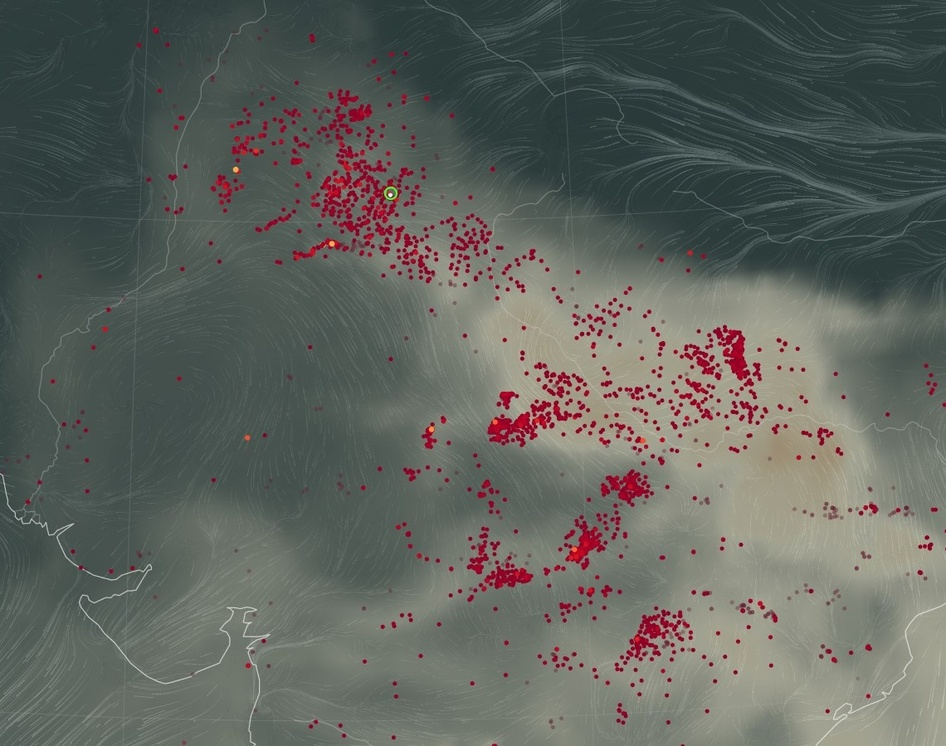
#> input picture src/fire_points_northern_india.jpg, 946 x 746 px, shrunk from 1140 x 899 before the run
$ python fire_cluster_earthnull.py
#> lines starting #> are read from the running program, lines starting #| are printed output that depends on the picture; after the words box and inside, x2 and y2 are one past the last pixel; in counts of white or black regions, pixels touching at a corner belong together
import cv2
import numpy as np
from sklearn.cluster import DBSCAN
import matplotlib.pyplot as plt

def detect_fire_clusters(image_path):
    # Read the image
#> called with image_path = 'fire_points_northern_india.jpg'
    img = cv2.imread(image_path)
#> img is the input picture: shape (746, 946, 3); mean B, G, R 93.8, 99.7, 95.8
    if img is None:
        raise ValueError("Could not read the image")
    else:
        print("Image loaded successfully by OpenCV")

    # Convert to HSV color space
    hsv = cv2.cvtColor(img, cv2.COLOR_BGR2HSV)
#> hsv: shape (746, 946, 3); mean H, S, V 69.3, 43.3, 104.6

    # Define range for red color (fire points)
    lower_red1 = np.array([0, 120, 70])
    upper_red1 = np.array([10, 255, 255])
    lower_red2 = np.array([170, 120, 70])
    upper_red2 = np.array([180, 255, 255])

    # Create masks for red regions
    mask1 = cv2.inRange(hsv, lower_red1, upper_red1)
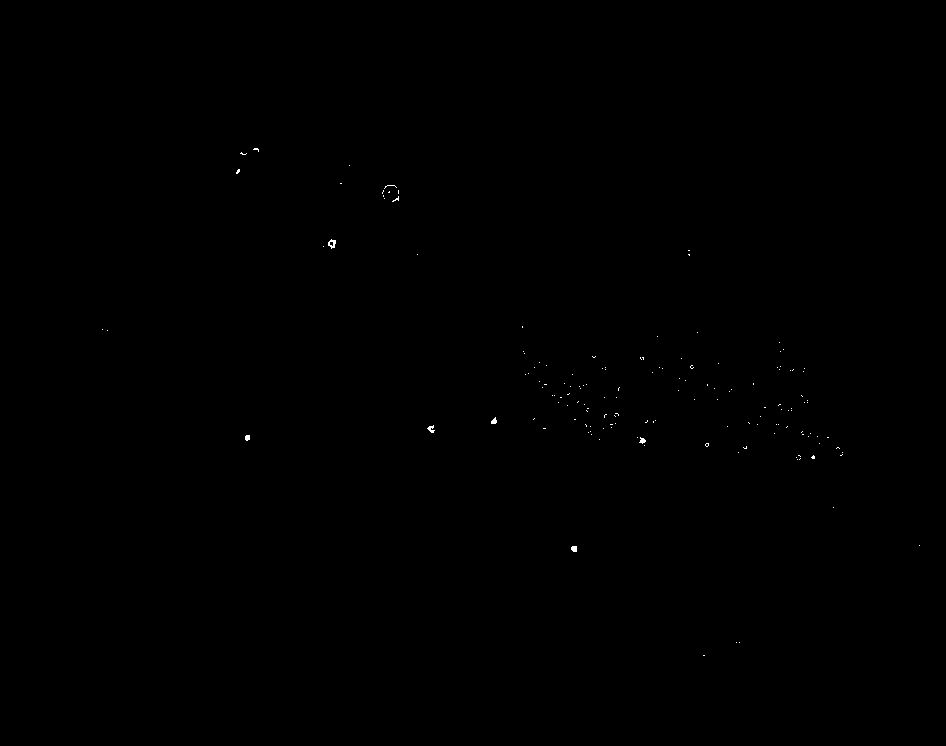
#> mask1: shape (746, 946); 0.07% white in thin lines or dots, all inside (x1, y1, x2, y2) = (102, 148, 920, 656)
    mask2 = cv2.inRange(hsv, lower_red2, upper_red2)
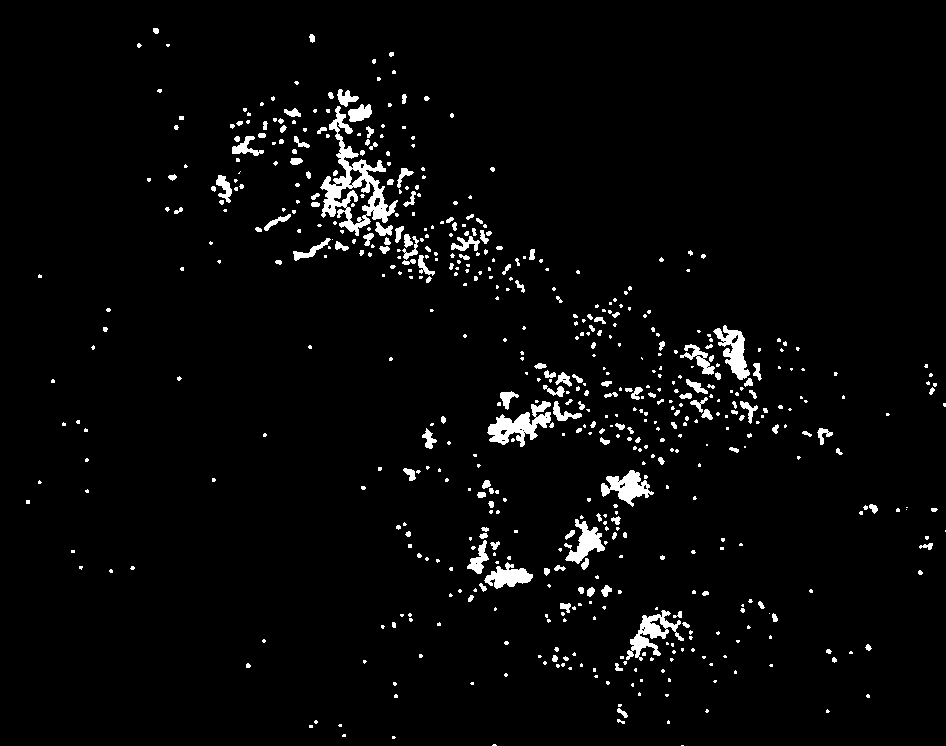
#> mask2: shape (746, 946); 3.3% white; 588 white regions (406 under 20 px), largest, box (x1, y1, x2, y2) and area: (320, 106, 398, 236) 2868, (487, 401, 551, 447) 1285, (626, 610, 684, 661) 1024
    mask = mask1 + mask2
#> mask: shape (746, 946); 3.3% white; 585 white regions (404 under 20 px), largest, box (x1, y1, x2, y2) and area: (320, 106, 414, 236) 3063, (487, 401, 551, 447) 1318, (626, 610, 684, 661) 1024

    # Find coordinates of fire points
    fire_points = np.column_stack(np.where(mask > 0))
#> fire_points = 23548 pairs, first value 28 to 745, second value 26 to 945

    if len(fire_points) == 0:
        raise ValueError("No fire points detected")
    else:
        print("fire points detected:"+str(len(fire_points)))
#| fire points detected:23548
    # Cluster the fire points using DBSCAN
    clustering = DBSCAN(eps=30, min_samples=5).fit(fire_points)

    # Get unique clusters
    n_clusters = len(set(clustering.labels_)) - (1 if -1 in clustering.labels_ else 0)
#> n_clusters = 40

    # Create figure with two subplots for verification
    fig, (ax1, ax2) = plt.subplots(1, 2, figsize=(20, 10))

    # Plot original image with clusters
    ax1.imshow(cv2.cvtColor(img, cv2.COLOR_BGR2RGB))
    ax1.set_title('Original Image with Clusters')

    # Plot clusters with different colors
    colors = plt.cm.rainbow(np.linspace(0, 1, n_clusters))
    for i, color in enumerate(colors):
        cluster_points = fire_points[clustering.labels_ == i]
        ax1.scatter(cluster_points[:, 1], cluster_points[:, 0],
                   color=color, alpha=0.6, s=50)

    # Plot mask for verification
    ax2.imshow(mask, cmap='gray')
    ax2.set_title('Fire Detection Mask')

    # Add cluster statistics
    cluster_sizes = []
    for i in range(n_clusters):
        cluster_size = np.sum(clustering.labels_ == i)
        cluster_sizes.append(cluster_size)
#> this loop made 40 passes
#> cluster_size on passes 1 to 12: 58, 40, 22109, 16, 39, 114, 19, 22, 69, 14, 13, 52
#> after the loop, cluster_sizes = 40 values, max 22109 at index 2, min 8 at index 39, mean 588.7

    plt.suptitle(f'Detected Fire Clusters: {n_clusters}\n'
                 f'Total Fire Points: {len(fire_points)}\n'
                 f'Average Cluster Size: {np.mean(cluster_sizes):.1f} points')

    # Remove axes for cleaner visualization
    ax1.axis('off')
    ax2.axis('off')

    # Ensure tight layout
    plt.tight_layout()

    return {
        'total_clusters': n_clusters,
        'cluster_sizes': cluster_sizes,
        'total_fire_points': len(fire_points),
        'visualization': plt,
        'mask': mask,
        'labeled_clusters': clustering.labels_
    }

def verify_overlay(result):
    """
    Print verification statistics about the clustering
    """
    print(f"Verification Results:")
    print(f"- Total number of clusters: {result['total_clusters']}")
    print(f"- Total fire points detected: {result['total_fire_points']}")
    print(f"- Cluster sizes: {result['cluster_sizes']}")
    print(f"- Average cluster size: {np.mean(result['cluster_sizes']):.1f}")
    print(f"- Largest cluster size: {max(result['cluster_sizes'])}")
    print(f"- Smallest cluster size: {min(result['cluster_sizes'])}")

# Example usage
result = detect_fire_clusters('fire_points_northern_india.jpg')
#> result = 6 items
verify_overlay(result)
#| - Total number of clusters: 40
#| - Total fire points detected: 23548
#| - Cluster sizes: [58, 40, 22109, 16, 39, 114, 19, 22, 69, 14, 13, 52, 12, 13, 13, 91, 23, 16, 14, 10, 65, 39, 14, 27, 218, 70, 52, 13, 32, 28, 84, 14, 11, 27, 10, 13, 11, 45, 10, 8]
#| - Average cluster size: 588.7
#| - Largest cluster size: 22109
#| - Smallest cluster size: 8
result['visualization'].show()
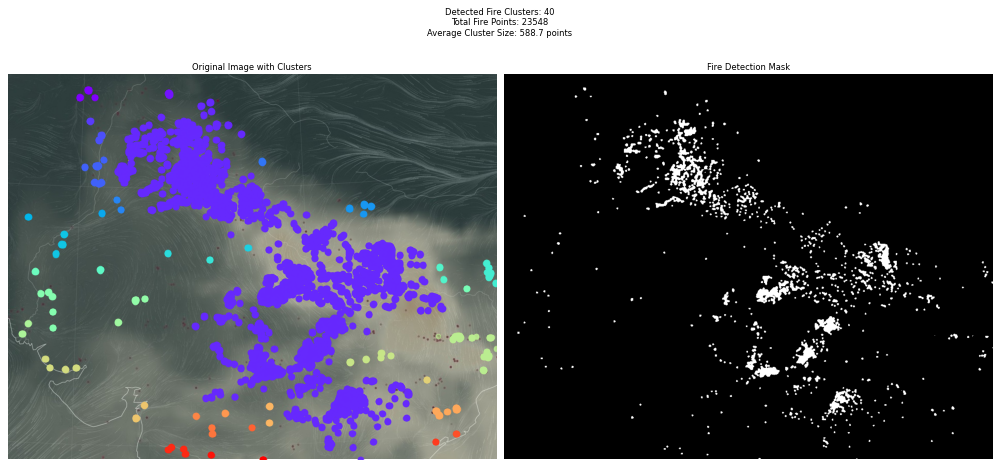
#> figure drawn by matplotlib, 2 panels
